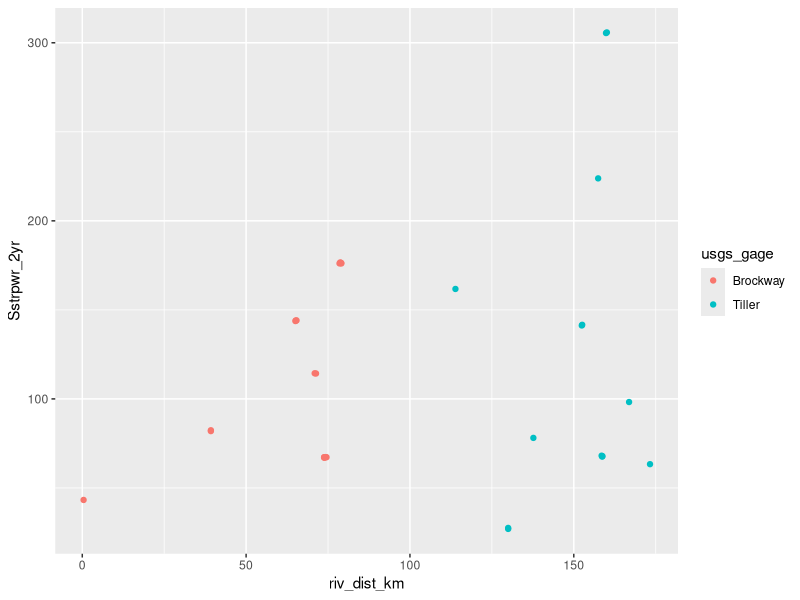
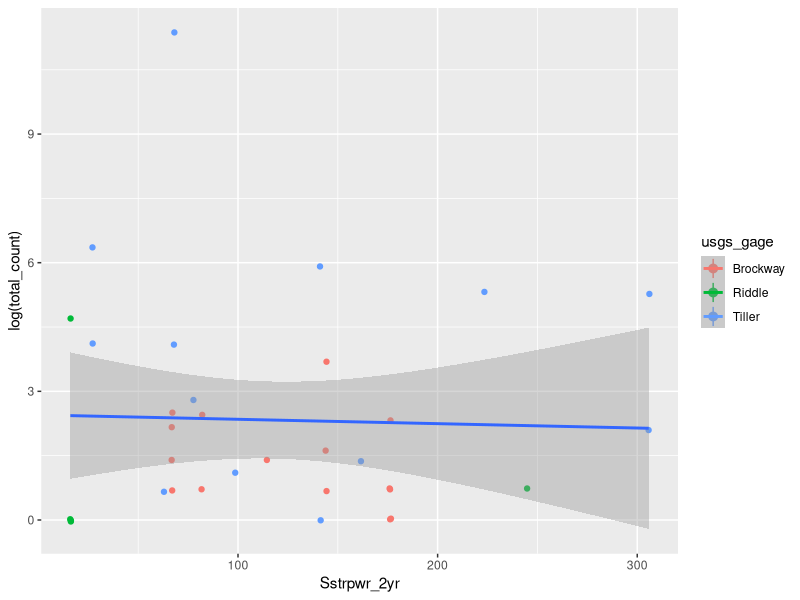
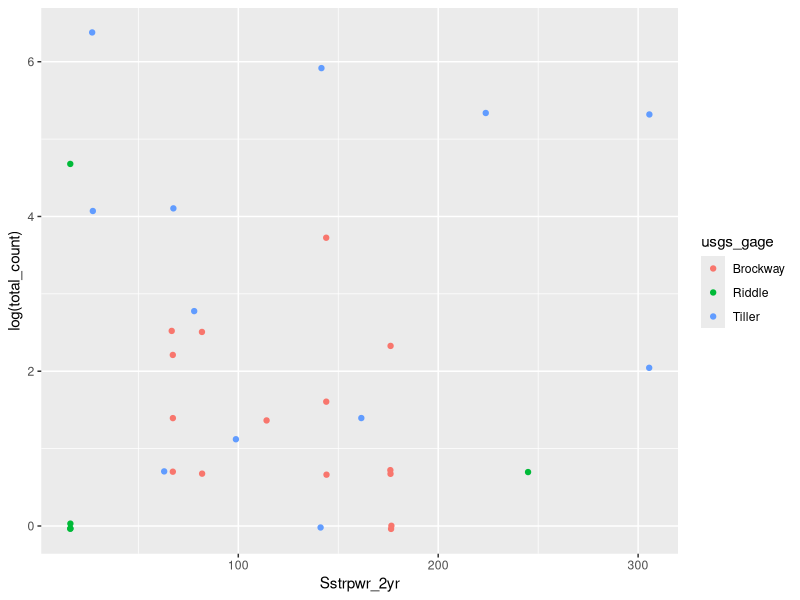
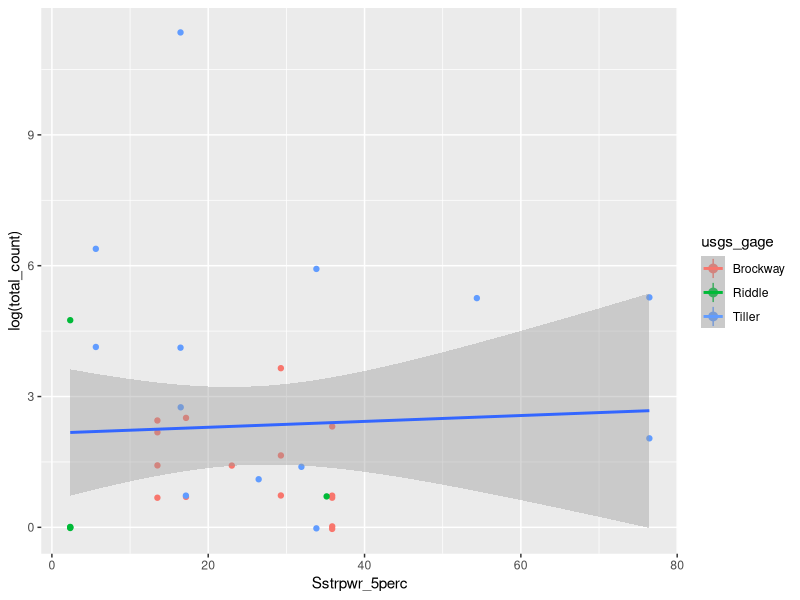
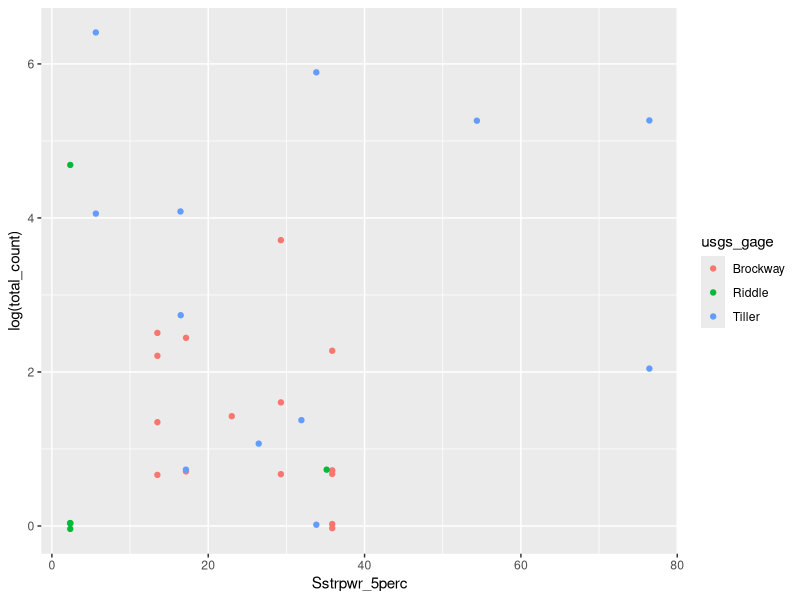

Here is the R script that generated these plots, in order:
# Set workspace directory and bring in datasets + libraries
setwd("/Users/williamjohnson/Desktop/Laura/Hallett_Lab/Repositories/thesis-mussels/site_DATAexplore")

library(tidyverse)

abundance <- as.tibble(read.csv("laurancy.csv", header = TRUE))
streampwr <- as.tibble(read.csv("streamPWR.csv", header = TRUE))
dist <- as.tibble(read.csv("SUMPpnts_distance_area.csv", header = TRUE))

#select only needed columns from streampwr
streampwr2 <- streampwr %>%
  select(site_id, av_SLPE_gradient, av_acw, Sstrpwr_2yr, Sstrpwr_5perc )

#### VISUALIZATION OF RIVER DISTANCE (KM) VS STREAM PWR (2 YR) for the South Umpqua 

# Join abundance and stream pwr datasets on site_id (need to bring in site id variable)
AbunPwr <- inner_join(abundance, streampwr, by = "site_id")

# Join AbunPwr and distance datasets by obs_id
AbunPwrDist <- inner_join(AbunPwr, dist, by = "obs_id") 

AbunPwrDist <- AbunPwrDist %>%
  filter(!usgs_gage %in% c("Riddle"))


# Visualize river distance (km) by stream pwr (2 yr)

ggplot(AbunPwrDist, aes(riv_dist_km, Sstrpwr_2yr, color = usgs_gage)) + geom_jitter() 


###### FOLLOWING CODE ONLY APPLIES TO VISUALIZATIONS INVOLVING ABUNDANCES

#filter out nancy's obs that are repeats @ k bar ranch, wiegle rd, and coffee cr
abundance2 <- abundance %>%
  filter(!obs_id %in% c("MAFA_CoffeCr1", "MAFA_KBarRanch", "MAFA_WiegleRd"))%>%
# filter out shell records
  filter(!obs_type == "shell")

#Join abundance and streampwr datasets
abunpwr <- abundance2 %>%
  inner_join(streampwr2, by = "site_id")

# Do initial visualization with streampwr2 and laurancy 
ggplot(abunpwr, aes(Sstrpwr_2yr, log(total_count), color = usgs_gage)) + geom_jitter() +
  stat_summary(fun.data=mean_cl_normal) + 
  geom_smooth(method='lm', formula= y~x, aes(group=1))


# No way to get around the fact that 90,000 mussels at TIL03 really obscures the graph... see what it looks like
# with this value removed
abunpwr %>%
  filter(!obs_id == "TIL0301") %>%
  ggplot(aes(Sstrpwr_2yr, log(total_count), color = usgs_gage)) + geom_jitter() 

#Now do the same thing with 5 perc flow Sstrpwr

ggplot(abunpwr, aes(Sstrpwr_5perc, log(total_count), color= usgs_gage)) + geom_jitter() +
  stat_summary(fun.data=mean_cl_normal) + 
  geom_smooth(method='lm', formula= y~x, aes(group=1))


# No way to get around the fact that 90,000 mussels at TIL03 really obscures the graph... see what it looks like
# with this value removed
abunpwr %>%
  filter(!obs_id == "TIL0301") %>%
  ggplot(aes(Sstrpwr_5perc, log(total_count), color = usgs_gage)) + geom_jitter() 

# my points seem off... too many observations at log(x) value 6.... see what log(total_count) looks like
